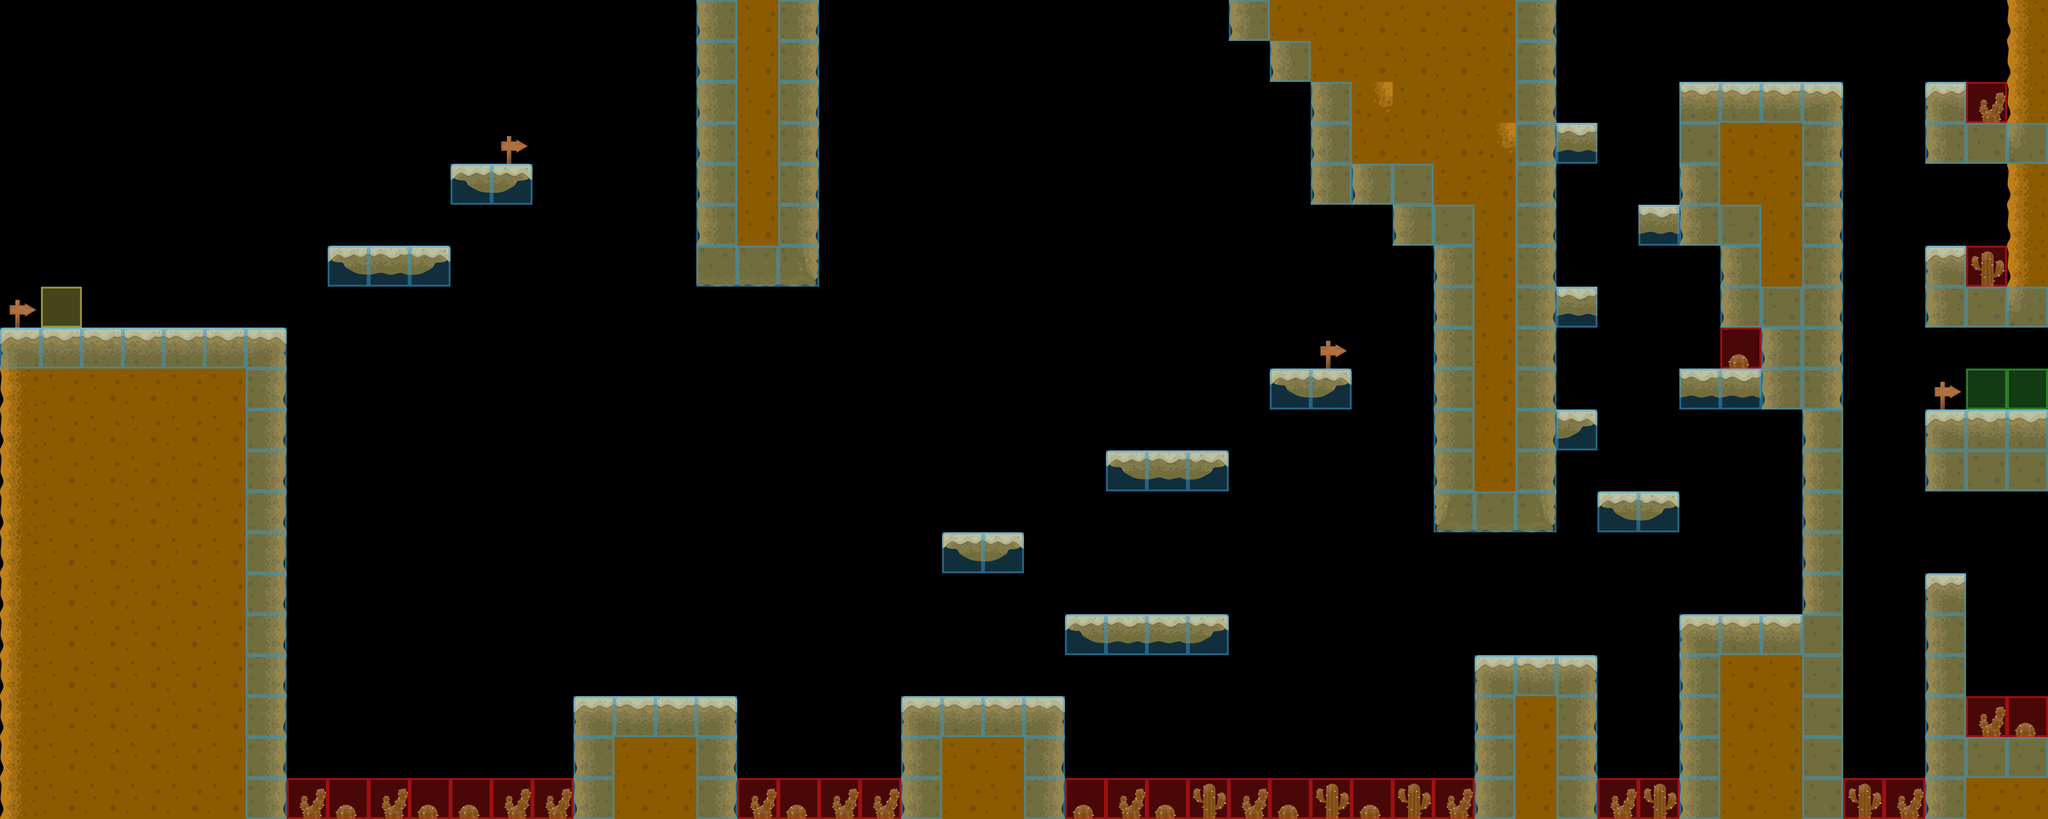

A level layout from a 2D game, rendered from its tile map. Below: a short description, then the map file with tile-grid data replaced by summaries:
An orthogonal 50x20 tile map with 128x128 px tiles, 5 tile layers (level, colliders, death, spawn, ...).

<map version="1.0" orientation="orthogonal" renderorder="right-up" width="50" height="20" tilewidth="128" tileheight="128" nextobjectid="1">
 <tileset firstgid="1" name="Tileset" tilewidth="128" tileheight="128" spacing="1" tilecount="28">
  <image source="Tileset.png" width="908" height="515" />
 </tileset>
 <layer name="level" width="50" height="20">
  <properties>
   <property name="draw" value="true" />
  </properties>
  <data>[1000 cells, 338 non-empty, 18 distinct tile ids]</data>
 </layer>
 <layer name="colliders" width="50" height="20">
  <properties>
   <property name="draw" value="false" />
   <property name="walkable" value="false" />
  </properties>
  <data>[1000 cells, 171 non-empty, 1 distinct tile ids]</data>
 </layer>
 <layer name="death" width="50" height="20">
  <properties>
   <property name="death" value="true" />
   <property name="draw" value="false" />
  </properties>
  <data>[1000 cells, 30 non-empty, 1 distinct tile ids]</data>
 </layer>
 <layer name="spawn" width="50" height="20">
  <properties>
   <property name="draw" value="false" />
   <property name="spawn" value="true" />
  </properties>
  <data>[1000 cells, 1 non-empty, 1 distinct tile ids]</data>
 </layer>
 <layer name="victory" width="50" height="20">
  <properties>
   <property name="draw" value="false" />
   <property name="victory" value="true" />
  </properties>
  <data>[1000 cells, 2 non-empty, 1 distinct tile ids]</data>
 </layer>
</map>
